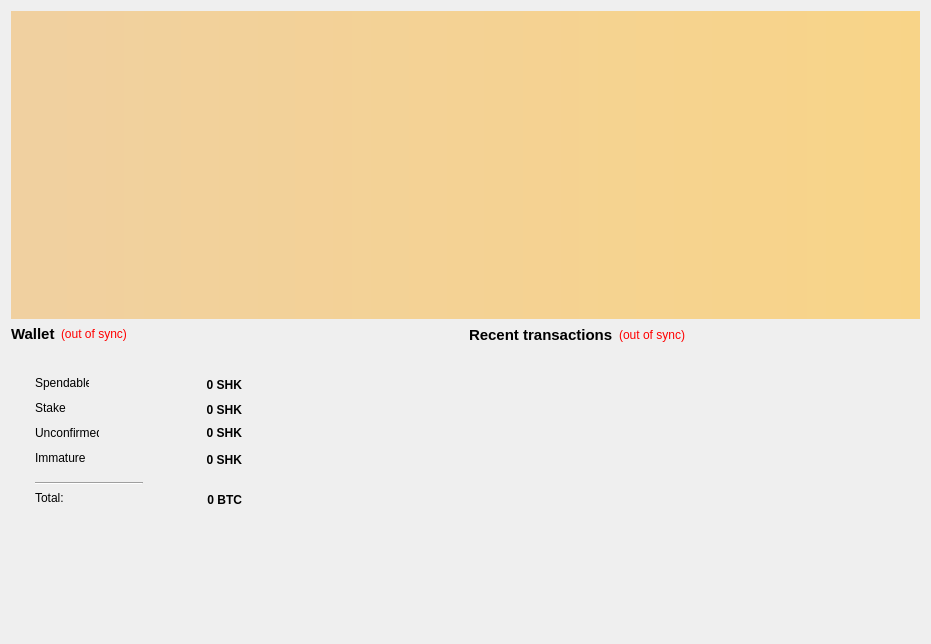
<?xml version="1.0" encoding="UTF-8"?>
<ui version="4.0">
 <class>OverviewPage</class>
 <widget class="QWidget" name="OverviewPage">
  <property name="geometry">
   <rect>
    <x>0</x>
    <y>0</y>
    <width>931</width>
    <height>644</height>
   </rect>
  </property>
  <property name="windowTitle">
   <string>Form</string>
  </property>
  <layout class="QVBoxLayout" name="topLayout">
   <item>
    <widget class="QLabel" name="labelAlerts">
     <property name="visible">
      <bool>false</bool>
     </property>
     <property name="styleSheet">
      <string notr="true">background-color: qlineargradient(x1: 0, y1: 0, x2: 1, y2: 0, stop:0 #F0D0A0, stop:1 #F8D488);  color:#000000
</string>
     </property>
     <property name="wordWrap">
      <bool>true</bool>
     </property>
     <property name="margin">
      <number>3</number>
     </property>
    </widget>
   </item>
   <item>
    <layout class="QHBoxLayout" name="horizontalLayout" stretch="1,1">
     <item>
      <layout class="QVBoxLayout" name="verticalLayout_2">
       <item>
        <widget class="QWidget" name="widget" native="true">
         <widget class="QLabel" name="label_7">
          <property name="geometry">
           <rect>
            <x>30</x>
            <y>220</y>
            <width>421</width>
            <height>261</height>
           </rect>
          </property>
          <property name="sizePolicy">
           <sizepolicy hsizetype="Preferred" vsizetype="Ignored">
            <horstretch>0</horstretch>
            <verstretch>0</verstretch>
           </sizepolicy>
          </property>
          <property name="pixmap">
           <pixmap resource="../bitcoin.qrc">:/images/bigheader</pixmap>
          </property>
          <property name="alignment">
           <set>Qt::AlignJustify|Qt::AlignVCenter</set>
          </property>
         </widget>
         <widget class="QWidget" name="">
          <layout class="QHBoxLayout" name="horizontalLayout_4">
           <item>
            <widget class="QLabel" name="label_5">
             <property name="font">
              <font>
               <pointsize>11</pointsize>
               <weight>75</weight>
               <bold>true</bold>
              </font>
             </property>
             <property name="text">
              <string>Wallet</string>
             </property>
            </widget>
           </item>
           <item>
            <widget class="QLabel" name="labelWalletStatus">
             <property name="toolTip">
              <string>The displayed information may be out of date. Your wallet automatically synchronizes with the Sakhi network after a connection is established, but this process has not completed yet.</string>
             </property>
             <property name="styleSheet">
              <string notr="true">QLabel { color: red; }</string>
             </property>
             <property name="text">
              <string notr="true">(out of sync)</string>
             </property>
             <property name="alignment">
              <set>Qt::AlignLeading|Qt::AlignLeft|Qt::AlignVCenter</set>
             </property>
            </widget>
           </item>
          </layout>
         </widget>
         <widget class="QLabel" name="label">
          <property name="geometry">
           <rect>
            <x>24</x>
            <y>50</y>
            <width>54</width>
            <height>16</height>
           </rect>
          </property>
          <property name="text">
           <string>Spendable:</string>
          </property>
         </widget>
         <widget class="QLabel" name="label_6">
          <property name="geometry">
           <rect>
            <x>24</x>
            <y>75</y>
            <width>31</width>
            <height>16</height>
           </rect>
          </property>
          <property name="text">
           <string>Stake:</string>
          </property>
         </widget>
         <widget class="QLabel" name="labelBalance">
          <property name="geometry">
           <rect>
            <x>90</x>
            <y>50</y>
            <width>141</width>
            <height>20</height>
           </rect>
          </property>
          <property name="font">
           <font>
            <weight>75</weight>
            <bold>true</bold>
           </font>
          </property>
          <property name="cursor">
           <cursorShape>IBeamCursor</cursorShape>
          </property>
          <property name="toolTip">
           <string>Your current spendable balance</string>
          </property>
          <property name="text">
           <string notr="true">0 SHK</string>
          </property>
          <property name="alignment">
           <set>Qt::AlignRight|Qt::AlignTrailing|Qt::AlignVCenter</set>
          </property>
          <property name="textInteractionFlags">
           <set>Qt::LinksAccessibleByMouse|Qt::TextSelectableByKeyboard|Qt::TextSelectableByMouse</set>
          </property>
         </widget>
         <widget class="QLabel" name="label_3">
          <property name="geometry">
           <rect>
            <x>24</x>
            <y>100</y>
            <width>64</width>
            <height>16</height>
           </rect>
          </property>
          <property name="text">
           <string>Unconfirmed:</string>
          </property>
         </widget>
         <widget class="QLabel" name="labelStake">
          <property name="geometry">
           <rect>
            <x>60</x>
            <y>75</y>
            <width>171</width>
            <height>20</height>
           </rect>
          </property>
          <property name="font">
           <font>
            <weight>75</weight>
            <bold>true</bold>
           </font>
          </property>
          <property name="cursor">
           <cursorShape>IBeamCursor</cursorShape>
          </property>
          <property name="toolTip">
           <string>Total of coins that was staked, and do not yet count toward the current balance</string>
          </property>
          <property name="text">
           <string notr="true">0 SHK</string>
          </property>
          <property name="alignment">
           <set>Qt::AlignRight|Qt::AlignTrailing|Qt::AlignVCenter</set>
          </property>
          <property name="textInteractionFlags">
           <set>Qt::LinksAccessibleByMouse|Qt::TextSelectableByKeyboard|Qt::TextSelectableByMouse</set>
          </property>
         </widget>
         <widget class="QLabel" name="labelUnconfirmed">
          <property name="geometry">
           <rect>
            <x>100</x>
            <y>100</y>
            <width>131</width>
            <height>16</height>
           </rect>
          </property>
          <property name="font">
           <font>
            <weight>75</weight>
            <bold>true</bold>
           </font>
          </property>
          <property name="cursor">
           <cursorShape>IBeamCursor</cursorShape>
          </property>
          <property name="toolTip">
           <string>Total of transactions that have yet to be confirmed, and do not yet count toward the current balance</string>
          </property>
          <property name="text">
           <string notr="true">0 SHK</string>
          </property>
          <property name="alignment">
           <set>Qt::AlignRight|Qt::AlignTrailing|Qt::AlignVCenter</set>
          </property>
          <property name="textInteractionFlags">
           <set>Qt::LinksAccessibleByMouse|Qt::TextSelectableByKeyboard|Qt::TextSelectableByMouse</set>
          </property>
         </widget>
         <widget class="QLabel" name="labelImmatureText">
          <property name="geometry">
           <rect>
            <x>24</x>
            <y>125</y>
            <width>50</width>
            <height>16</height>
           </rect>
          </property>
          <property name="text">
           <string>Immature:</string>
          </property>
         </widget>
         <widget class="QLabel" name="labelImmature">
          <property name="geometry">
           <rect>
            <x>80</x>
            <y>125</y>
            <width>151</width>
            <height>20</height>
           </rect>
          </property>
          <property name="font">
           <font>
            <weight>75</weight>
            <bold>true</bold>
           </font>
          </property>
          <property name="toolTip">
           <string>Mined balance that has not yet matured</string>
          </property>
          <property name="text">
           <string notr="true">0 SHK</string>
          </property>
          <property name="alignment">
           <set>Qt::AlignRight|Qt::AlignTrailing|Qt::AlignVCenter</set>
          </property>
          <property name="textInteractionFlags">
           <set>Qt::LinksAccessibleByMouse|Qt::TextSelectableByKeyboard|Qt::TextSelectableByMouse</set>
          </property>
         </widget>
         <widget class="Line" name="line">
          <property name="geometry">
           <rect>
            <x>24</x>
            <y>150</y>
            <width>108</width>
            <height>16</height>
           </rect>
          </property>
          <property name="orientation">
           <enum>Qt::Horizontal</enum>
          </property>
         </widget>
         <widget class="QLabel" name="labelTotal">
          <property name="geometry">
           <rect>
            <x>70</x>
            <y>165</y>
            <width>161</width>
            <height>20</height>
           </rect>
          </property>
          <property name="font">
           <font>
            <weight>75</weight>
            <bold>true</bold>
           </font>
          </property>
          <property name="cursor">
           <cursorShape>IBeamCursor</cursorShape>
          </property>
          <property name="toolTip">
           <string>Your current total balance</string>
          </property>
          <property name="text">
           <string notr="true">0 BTC</string>
          </property>
          <property name="alignment">
           <set>Qt::AlignRight|Qt::AlignTrailing|Qt::AlignVCenter</set>
          </property>
          <property name="textInteractionFlags">
           <set>Qt::LinksAccessibleByMouse|Qt::TextSelectableByKeyboard|Qt::TextSelectableByMouse</set>
          </property>
         </widget>
         <widget class="QLabel" name="labelTotalText">
          <property name="geometry">
           <rect>
            <x>24</x>
            <y>165</y>
            <width>28</width>
            <height>16</height>
           </rect>
          </property>
          <property name="text">
           <string>Total:</string>
          </property>
         </widget>
        </widget>
       </item>
      </layout>
     </item>
     <item>
      <layout class="QVBoxLayout" name="verticalLayout_3">
       <item>
        <widget class="QWidget" name="widget_2" native="true">
         <widget class="QListView" name="listTransactions">
          <property name="geometry">
           <rect>
            <x>9</x>
            <y>37</y>
            <width>256</width>
            <height>192</height>
           </rect>
          </property>
          <property name="styleSheet">
           <string notr="true">QListView { background: transparent; }</string>
          </property>
          <property name="frameShape">
           <enum>QFrame::NoFrame</enum>
          </property>
          <property name="verticalScrollBarPolicy">
           <enum>Qt::ScrollBarAlwaysOff</enum>
          </property>
          <property name="horizontalScrollBarPolicy">
           <enum>Qt::ScrollBarAlwaysOff</enum>
          </property>
          <property name="selectionMode">
           <enum>QAbstractItemView::NoSelection</enum>
          </property>
         </widget>
         <widget class="QWidget" name="">
          <layout class="QHBoxLayout" name="horizontalLayout_2">
           <item>
            <widget class="QLabel" name="label_4">
             <property name="font">
              <font>
               <pointsize>11</pointsize>
               <weight>75</weight>
               <bold>true</bold>
              </font>
             </property>
             <property name="text">
              <string>&lt;b&gt;Recent transactions&lt;/b&gt;</string>
             </property>
            </widget>
           </item>
           <item>
            <widget class="QLabel" name="labelTransactionsStatus">
             <property name="toolTip">
              <string>The displayed information may be out of date. Your wallet automatically synchronizes with the Sakhi network after a connection is established, but this process has not completed yet.</string>
             </property>
             <property name="styleSheet">
              <string notr="true">QLabel { color: red; }</string>
             </property>
             <property name="text">
              <string notr="true">(out of sync)</string>
             </property>
             <property name="alignment">
              <set>Qt::AlignRight|Qt::AlignTrailing|Qt::AlignVCenter</set>
             </property>
            </widget>
           </item>
           <item>
            <spacer name="horizontalSpacer">
             <property name="orientation">
              <enum>Qt::Horizontal</enum>
             </property>
             <property name="sizeHint" stdset="0">
              <size>
               <width>40</width>
               <height>20</height>
              </size>
             </property>
            </spacer>
           </item>
          </layout>
         </widget>
        </widget>
       </item>
      </layout>
     </item>
    </layout>
   </item>
  </layout>
 </widget>
 <resources>
  <include location="../bitcoin.qrc"/>
 </resources>
 <connections/>
</ui>
